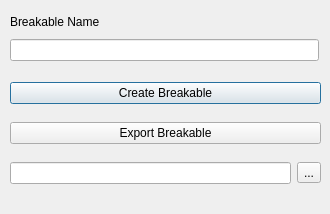
<?xml version="1.0" encoding="UTF-8"?>
<ui version="4.0">
 <class>Dialog</class>
 <widget class="QDialog" name="Dialog">
  <property name="geometry">
   <rect>
    <x>0</x>
    <y>0</y>
    <width>330</width>
    <height>214</height>
   </rect>
  </property>
  <property name="windowTitle">
   <string>Dialog</string>
  </property>
  <widget class="QWidget" name="verticalLayoutWidget">
   <property name="geometry">
    <rect>
     <x>10</x>
     <y>70</y>
     <width>311</width>
     <height>129</height>
    </rect>
   </property>
   <layout class="QVBoxLayout" name="verticalLayout">
    <item>
     <widget class="QPushButton" name="ui_btn_createBreakable">
      <property name="text">
       <string>Create Breakable</string>
      </property>
     </widget>
    </item>
    <item>
     <widget class="QPushButton" name="ui_btn_exportBreakable">
      <property name="text">
       <string>Export Breakable</string>
      </property>
     </widget>
    </item>
    <item>
     <layout class="QHBoxLayout" name="horizontalLayout_2">
      <item>
       <widget class="QLineEdit" name="ui_ln_exportPath"/>
      </item>
      <item>
       <widget class="QToolButton" name="ui_btn_getExportPath">
        <property name="text">
         <string>...</string>
        </property>
       </widget>
      </item>
     </layout>
    </item>
   </layout>
  </widget>
  <widget class="QWidget" name="layoutWidget">
   <property name="geometry">
    <rect>
     <x>10</x>
     <y>10</y>
     <width>309</width>
     <height>51</height>
    </rect>
   </property>
   <layout class="QVBoxLayout" name="verticalLayout_2">
    <item>
     <widget class="QLabel" name="lbl_breakable">
      <property name="text">
       <string>Breakable Name</string>
      </property>
     </widget>
    </item>
    <item>
     <widget class="QLineEdit" name="ui_ln_breakableName"/>
    </item>
   </layout>
  </widget>
 </widget>
 <resources/>
 <connections/>
</ui>
